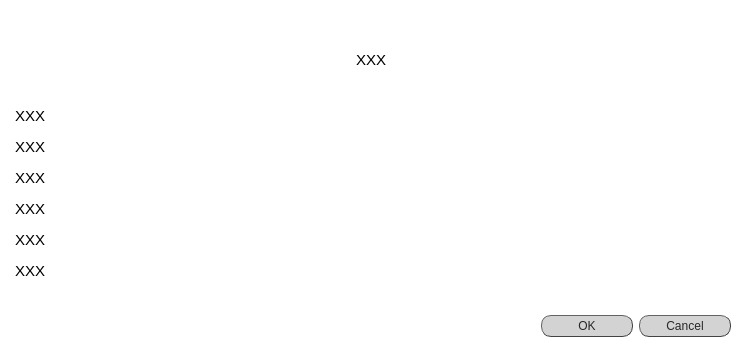
<?xml version="1.0" encoding="UTF-8"?>
<ui version="4.0">
 <class>Dialog</class>
 <widget class="QDialog" name="Dialog">
  <property name="geometry">
   <rect>
    <x>0</x>
    <y>0</y>
    <width>738</width>
    <height>346</height>
   </rect>
  </property>
  <property name="windowTitle">
   <string>Dialog</string>
  </property>
  <property name="styleSheet">
   <string notr="true">QDialog{background-color: rgb(255, 255, 255);}</string>
  </property>
  <layout class="QVBoxLayout" name="verticalLayout">
   <item>
    <layout class="QHBoxLayout" name="horizontalLayout">
     <item>
      <spacer name="horizontalSpacer">
       <property name="orientation">
        <enum>Qt::Horizontal</enum>
       </property>
       <property name="sizeHint" stdset="0">
        <size>
         <width>40</width>
         <height>20</height>
        </size>
       </property>
      </spacer>
     </item>
     <item alignment="Qt::AlignTop">
      <widget class="QLabel" name="mH_logo_XS">
       <property name="minimumSize">
        <size>
         <width>120</width>
         <height>30</height>
        </size>
       </property>
       <property name="maximumSize">
        <size>
         <width>120</width>
         <height>30</height>
        </size>
       </property>
       <property name="frameShape">
        <enum>QFrame::NoFrame</enum>
       </property>
       <property name="text">
        <string>&lt;html&gt;&lt;head/&gt;&lt;body&gt;&lt;p&gt;&lt;br/&gt;&lt;/p&gt;&lt;/body&gt;&lt;/html&gt;</string>
       </property>
       <property name="alignment">
        <set>Qt::AlignCenter</set>
       </property>
      </widget>
     </item>
    </layout>
   </item>
   <item>
    <widget class="QTextEdit" name="textEdit1">
     <property name="sizePolicy">
      <sizepolicy hsizetype="Fixed" vsizetype="Fixed">
       <horstretch>0</horstretch>
       <verstretch>0</verstretch>
      </sizepolicy>
     </property>
     <property name="minimumSize">
      <size>
       <width>720</width>
       <height>50</height>
      </size>
     </property>
     <property name="maximumSize">
      <size>
       <width>16777215</width>
       <height>16777215</height>
      </size>
     </property>
     <property name="styleSheet">
      <string notr="true">QTextEdit {background-color: rgba(0,0,0,0);
font: 25 11pt &quot;Calibri Light&quot;;
font-family: &quot;Calibri Light&quot;;
}

					</string>
     </property>
     <property name="frameShape">
      <enum>QFrame::NoFrame</enum>
     </property>
     <property name="documentTitle">
      <string/>
     </property>
     <property name="readOnly">
      <bool>true</bool>
     </property>
     <property name="html">
      <string>&lt;!DOCTYPE HTML PUBLIC &quot;-//W3C//DTD HTML 4.0//EN&quot; &quot;http://www.w3.org/TR/REC-html40/strict.dtd&quot;&gt;
&lt;html&gt;&lt;head&gt;&lt;meta name=&quot;qrichtext&quot; content=&quot;1&quot; /&gt;&lt;style type=&quot;text/css&quot;&gt;
p, li { white-space: pre-wrap; }
&lt;/style&gt;&lt;/head&gt;&lt;body style=&quot; font-family:'Calibri Light'; font-size:11pt; font-weight:24; font-style:normal;&quot;&gt;
&lt;p align=&quot;center&quot; style=&quot; margin-top:0px; margin-bottom:0px; margin-left:0px; margin-right:0px; -qt-block-indent:0; text-indent:0px;&quot;&gt;XXX&lt;/p&gt;&lt;/body&gt;&lt;/html&gt;</string>
     </property>
     <property name="placeholderText">
      <string>XXX</string>
     </property>
    </widget>
   </item>
   <item>
    <widget class="QTextEdit" name="textEdit2">
     <property name="sizePolicy">
      <sizepolicy hsizetype="Fixed" vsizetype="Fixed">
       <horstretch>0</horstretch>
       <verstretch>0</verstretch>
      </sizepolicy>
     </property>
     <property name="minimumSize">
      <size>
       <width>720</width>
       <height>25</height>
      </size>
     </property>
     <property name="maximumSize">
      <size>
       <width>16777215</width>
       <height>25</height>
      </size>
     </property>
     <property name="styleSheet">
      <string notr="true">QTextEdit {background-color: rgba(0,0,0,0);
font: 25 11pt &quot;Calibri Light&quot;;
font-family: &quot;Calibri Light&quot;;
}

					</string>
     </property>
     <property name="frameShape">
      <enum>QFrame::NoFrame</enum>
     </property>
     <property name="verticalScrollBarPolicy">
      <enum>Qt::ScrollBarAlwaysOff</enum>
     </property>
     <property name="horizontalScrollBarPolicy">
      <enum>Qt::ScrollBarAlwaysOff</enum>
     </property>
     <property name="documentTitle">
      <string/>
     </property>
     <property name="readOnly">
      <bool>true</bool>
     </property>
     <property name="html">
      <string>&lt;!DOCTYPE HTML PUBLIC &quot;-//W3C//DTD HTML 4.0//EN&quot; &quot;http://www.w3.org/TR/REC-html40/strict.dtd&quot;&gt;
&lt;html&gt;&lt;head&gt;&lt;meta name=&quot;qrichtext&quot; content=&quot;1&quot; /&gt;&lt;style type=&quot;text/css&quot;&gt;
p, li { white-space: pre-wrap; }
&lt;/style&gt;&lt;/head&gt;&lt;body style=&quot; font-family:'Calibri Light'; font-size:11pt; font-weight:24; font-style:normal;&quot;&gt;
&lt;p style=&quot; margin-top:0px; margin-bottom:0px; margin-left:0px; margin-right:0px; -qt-block-indent:0; text-indent:0px;&quot;&gt;XXX&lt;/p&gt;&lt;/body&gt;&lt;/html&gt;</string>
     </property>
     <property name="placeholderText">
      <string/>
     </property>
    </widget>
   </item>
   <item>
    <widget class="QTextEdit" name="textEdit3">
     <property name="sizePolicy">
      <sizepolicy hsizetype="Fixed" vsizetype="Fixed">
       <horstretch>0</horstretch>
       <verstretch>0</verstretch>
      </sizepolicy>
     </property>
     <property name="minimumSize">
      <size>
       <width>720</width>
       <height>25</height>
      </size>
     </property>
     <property name="maximumSize">
      <size>
       <width>16777215</width>
       <height>25</height>
      </size>
     </property>
     <property name="styleSheet">
      <string notr="true">QTextEdit {background-color: rgba(0,0,0,0);
font: 25 11pt &quot;Calibri Light&quot;;
font-family: &quot;Calibri Light&quot;;
}

					</string>
     </property>
     <property name="frameShape">
      <enum>QFrame::NoFrame</enum>
     </property>
     <property name="verticalScrollBarPolicy">
      <enum>Qt::ScrollBarAlwaysOff</enum>
     </property>
     <property name="horizontalScrollBarPolicy">
      <enum>Qt::ScrollBarAlwaysOff</enum>
     </property>
     <property name="documentTitle">
      <string/>
     </property>
     <property name="readOnly">
      <bool>true</bool>
     </property>
     <property name="html">
      <string>&lt;!DOCTYPE HTML PUBLIC &quot;-//W3C//DTD HTML 4.0//EN&quot; &quot;http://www.w3.org/TR/REC-html40/strict.dtd&quot;&gt;
&lt;html&gt;&lt;head&gt;&lt;meta name=&quot;qrichtext&quot; content=&quot;1&quot; /&gt;&lt;style type=&quot;text/css&quot;&gt;
p, li { white-space: pre-wrap; }
&lt;/style&gt;&lt;/head&gt;&lt;body style=&quot; font-family:'Calibri Light'; font-size:11pt; font-weight:24; font-style:normal;&quot;&gt;
&lt;p style=&quot; margin-top:0px; margin-bottom:0px; margin-left:0px; margin-right:0px; -qt-block-indent:0; text-indent:0px;&quot;&gt;XXX&lt;/p&gt;&lt;/body&gt;&lt;/html&gt;</string>
     </property>
     <property name="placeholderText">
      <string/>
     </property>
    </widget>
   </item>
   <item>
    <widget class="QTextEdit" name="textEdit4">
     <property name="sizePolicy">
      <sizepolicy hsizetype="Fixed" vsizetype="Fixed">
       <horstretch>0</horstretch>
       <verstretch>0</verstretch>
      </sizepolicy>
     </property>
     <property name="minimumSize">
      <size>
       <width>720</width>
       <height>25</height>
      </size>
     </property>
     <property name="maximumSize">
      <size>
       <width>16777215</width>
       <height>25</height>
      </size>
     </property>
     <property name="styleSheet">
      <string notr="true">QTextEdit {background-color: rgba(0,0,0,0);
font: 25 11pt &quot;Calibri Light&quot;;
font-family: &quot;Calibri Light&quot;;
}

					</string>
     </property>
     <property name="frameShape">
      <enum>QFrame::NoFrame</enum>
     </property>
     <property name="verticalScrollBarPolicy">
      <enum>Qt::ScrollBarAlwaysOff</enum>
     </property>
     <property name="horizontalScrollBarPolicy">
      <enum>Qt::ScrollBarAlwaysOff</enum>
     </property>
     <property name="documentTitle">
      <string/>
     </property>
     <property name="readOnly">
      <bool>true</bool>
     </property>
     <property name="html">
      <string>&lt;!DOCTYPE HTML PUBLIC &quot;-//W3C//DTD HTML 4.0//EN&quot; &quot;http://www.w3.org/TR/REC-html40/strict.dtd&quot;&gt;
&lt;html&gt;&lt;head&gt;&lt;meta name=&quot;qrichtext&quot; content=&quot;1&quot; /&gt;&lt;style type=&quot;text/css&quot;&gt;
p, li { white-space: pre-wrap; }
&lt;/style&gt;&lt;/head&gt;&lt;body style=&quot; font-family:'Calibri Light'; font-size:11pt; font-weight:24; font-style:normal;&quot;&gt;
&lt;p style=&quot; margin-top:0px; margin-bottom:0px; margin-left:0px; margin-right:0px; -qt-block-indent:0; text-indent:0px;&quot;&gt;XXX&lt;/p&gt;&lt;/body&gt;&lt;/html&gt;</string>
     </property>
     <property name="placeholderText">
      <string/>
     </property>
    </widget>
   </item>
   <item>
    <widget class="QTextEdit" name="textEdit5">
     <property name="sizePolicy">
      <sizepolicy hsizetype="Fixed" vsizetype="Fixed">
       <horstretch>0</horstretch>
       <verstretch>0</verstretch>
      </sizepolicy>
     </property>
     <property name="minimumSize">
      <size>
       <width>720</width>
       <height>25</height>
      </size>
     </property>
     <property name="maximumSize">
      <size>
       <width>16777215</width>
       <height>25</height>
      </size>
     </property>
     <property name="styleSheet">
      <string notr="true">QTextEdit {background-color: rgba(0,0,0,0);
font: 25 11pt &quot;Calibri Light&quot;;
font-family: &quot;Calibri Light&quot;;
}

					</string>
     </property>
     <property name="frameShape">
      <enum>QFrame::NoFrame</enum>
     </property>
     <property name="verticalScrollBarPolicy">
      <enum>Qt::ScrollBarAlwaysOff</enum>
     </property>
     <property name="horizontalScrollBarPolicy">
      <enum>Qt::ScrollBarAlwaysOff</enum>
     </property>
     <property name="documentTitle">
      <string/>
     </property>
     <property name="readOnly">
      <bool>true</bool>
     </property>
     <property name="html">
      <string>&lt;!DOCTYPE HTML PUBLIC &quot;-//W3C//DTD HTML 4.0//EN&quot; &quot;http://www.w3.org/TR/REC-html40/strict.dtd&quot;&gt;
&lt;html&gt;&lt;head&gt;&lt;meta name=&quot;qrichtext&quot; content=&quot;1&quot; /&gt;&lt;style type=&quot;text/css&quot;&gt;
p, li { white-space: pre-wrap; }
&lt;/style&gt;&lt;/head&gt;&lt;body style=&quot; font-family:'Calibri Light'; font-size:11pt; font-weight:24; font-style:normal;&quot;&gt;
&lt;p style=&quot; margin-top:0px; margin-bottom:0px; margin-left:0px; margin-right:0px; -qt-block-indent:0; text-indent:0px;&quot;&gt;XXX&lt;/p&gt;&lt;/body&gt;&lt;/html&gt;</string>
     </property>
     <property name="placeholderText">
      <string/>
     </property>
    </widget>
   </item>
   <item>
    <widget class="QTextEdit" name="textEdit6">
     <property name="sizePolicy">
      <sizepolicy hsizetype="Fixed" vsizetype="Fixed">
       <horstretch>0</horstretch>
       <verstretch>0</verstretch>
      </sizepolicy>
     </property>
     <property name="minimumSize">
      <size>
       <width>720</width>
       <height>25</height>
      </size>
     </property>
     <property name="maximumSize">
      <size>
       <width>16777215</width>
       <height>25</height>
      </size>
     </property>
     <property name="styleSheet">
      <string notr="true">QTextEdit {background-color: rgba(0,0,0,0);
font: 25 11pt &quot;Calibri Light&quot;;
font-family: &quot;Calibri Light&quot;;
}

					</string>
     </property>
     <property name="frameShape">
      <enum>QFrame::NoFrame</enum>
     </property>
     <property name="verticalScrollBarPolicy">
      <enum>Qt::ScrollBarAlwaysOff</enum>
     </property>
     <property name="horizontalScrollBarPolicy">
      <enum>Qt::ScrollBarAlwaysOff</enum>
     </property>
     <property name="documentTitle">
      <string/>
     </property>
     <property name="readOnly">
      <bool>true</bool>
     </property>
     <property name="html">
      <string>&lt;!DOCTYPE HTML PUBLIC &quot;-//W3C//DTD HTML 4.0//EN&quot; &quot;http://www.w3.org/TR/REC-html40/strict.dtd&quot;&gt;
&lt;html&gt;&lt;head&gt;&lt;meta name=&quot;qrichtext&quot; content=&quot;1&quot; /&gt;&lt;style type=&quot;text/css&quot;&gt;
p, li { white-space: pre-wrap; }
&lt;/style&gt;&lt;/head&gt;&lt;body style=&quot; font-family:'Calibri Light'; font-size:11pt; font-weight:24; font-style:normal;&quot;&gt;
&lt;p style=&quot; margin-top:0px; margin-bottom:0px; margin-left:0px; margin-right:0px; -qt-block-indent:0; text-indent:0px;&quot;&gt;XXX&lt;/p&gt;&lt;/body&gt;&lt;/html&gt;</string>
     </property>
     <property name="placeholderText">
      <string/>
     </property>
    </widget>
   </item>
   <item>
    <widget class="QTextEdit" name="textEdit7">
     <property name="sizePolicy">
      <sizepolicy hsizetype="Fixed" vsizetype="Fixed">
       <horstretch>0</horstretch>
       <verstretch>0</verstretch>
      </sizepolicy>
     </property>
     <property name="minimumSize">
      <size>
       <width>720</width>
       <height>25</height>
      </size>
     </property>
     <property name="maximumSize">
      <size>
       <width>16777215</width>
       <height>25</height>
      </size>
     </property>
     <property name="styleSheet">
      <string notr="true">QTextEdit {background-color: rgba(0,0,0,0);
font: 25 11pt &quot;Calibri Light&quot;;
font-family: &quot;Calibri Light&quot;;
}

					</string>
     </property>
     <property name="frameShape">
      <enum>QFrame::NoFrame</enum>
     </property>
     <property name="verticalScrollBarPolicy">
      <enum>Qt::ScrollBarAlwaysOff</enum>
     </property>
     <property name="horizontalScrollBarPolicy">
      <enum>Qt::ScrollBarAlwaysOff</enum>
     </property>
     <property name="documentTitle">
      <string/>
     </property>
     <property name="readOnly">
      <bool>true</bool>
     </property>
     <property name="html">
      <string>&lt;!DOCTYPE HTML PUBLIC &quot;-//W3C//DTD HTML 4.0//EN&quot; &quot;http://www.w3.org/TR/REC-html40/strict.dtd&quot;&gt;
&lt;html&gt;&lt;head&gt;&lt;meta name=&quot;qrichtext&quot; content=&quot;1&quot; /&gt;&lt;style type=&quot;text/css&quot;&gt;
p, li { white-space: pre-wrap; }
&lt;/style&gt;&lt;/head&gt;&lt;body style=&quot; font-family:'Calibri Light'; font-size:11pt; font-weight:24; font-style:normal;&quot;&gt;
&lt;p style=&quot; margin-top:0px; margin-bottom:0px; margin-left:0px; margin-right:0px; -qt-block-indent:0; text-indent:0px;&quot;&gt;XXX&lt;/p&gt;&lt;/body&gt;&lt;/html&gt;</string>
     </property>
     <property name="placeholderText">
      <string/>
     </property>
    </widget>
   </item>
   <item>
    <widget class="QLabel" name="blank">
     <property name="sizePolicy">
      <sizepolicy hsizetype="Expanding" vsizetype="Fixed">
       <horstretch>0</horstretch>
       <verstretch>0</verstretch>
      </sizepolicy>
     </property>
     <property name="minimumSize">
      <size>
       <width>0</width>
       <height>20</height>
      </size>
     </property>
     <property name="maximumSize">
      <size>
       <width>16777215</width>
       <height>20</height>
      </size>
     </property>
     <property name="styleSheet">
      <string notr="true">background-color: rgb(255, 255, 255);</string>
     </property>
     <property name="frameShape">
      <enum>QFrame::NoFrame</enum>
     </property>
     <property name="text">
      <string>&lt;html&gt;&lt;head/&gt;&lt;body&gt;&lt;p&gt;&lt;br/&gt;&lt;/p&gt;&lt;/body&gt;&lt;/html&gt;</string>
     </property>
     <property name="alignment">
      <set>Qt::AlignCenter</set>
     </property>
    </widget>
   </item>
   <item alignment="Qt::AlignRight">
    <widget class="QDialogButtonBox" name="buttonBox">
     <property name="styleSheet">
      <string notr="true">QDialogButtonBox QPushButton{
color: rgb(39, 39, 39);
font: 11pt &quot;Calibri Light&quot;;
height:20;
padding:0px;
width:90;
background-color: rgb(211, 211, 211);
border-radius: 10px;
border-width: 1px;
border-style: outset;
border-color: rgb(66, 66, 66);
}

QDialogButtonBox QPushButton:hover{
background-color: rgba(167, 0, 125, 200);
border-color: #672146;
color: rgb(234, 234, 234);
}

QDialogButtonBox QPushButton:disabled{
background-color: rgb(232, 232, 232);
border-color: rgb(158, 158, 158);
color: rgb(125, 125, 125);
}

QDialogButtonBox QPushButton:checked{
background-color: rgb(107, 0, 80);
border-color: rgb(76, 0, 57);
color: rgb(234, 234, 234);
}
</string>
     </property>
     <property name="orientation">
      <enum>Qt::Horizontal</enum>
     </property>
     <property name="standardButtons">
      <set>QDialogButtonBox::Cancel|QDialogButtonBox::Ok</set>
     </property>
     <property name="centerButtons">
      <bool>true</bool>
     </property>
    </widget>
   </item>
  </layout>
 </widget>
 <resources/>
 <connections/>
</ui>
